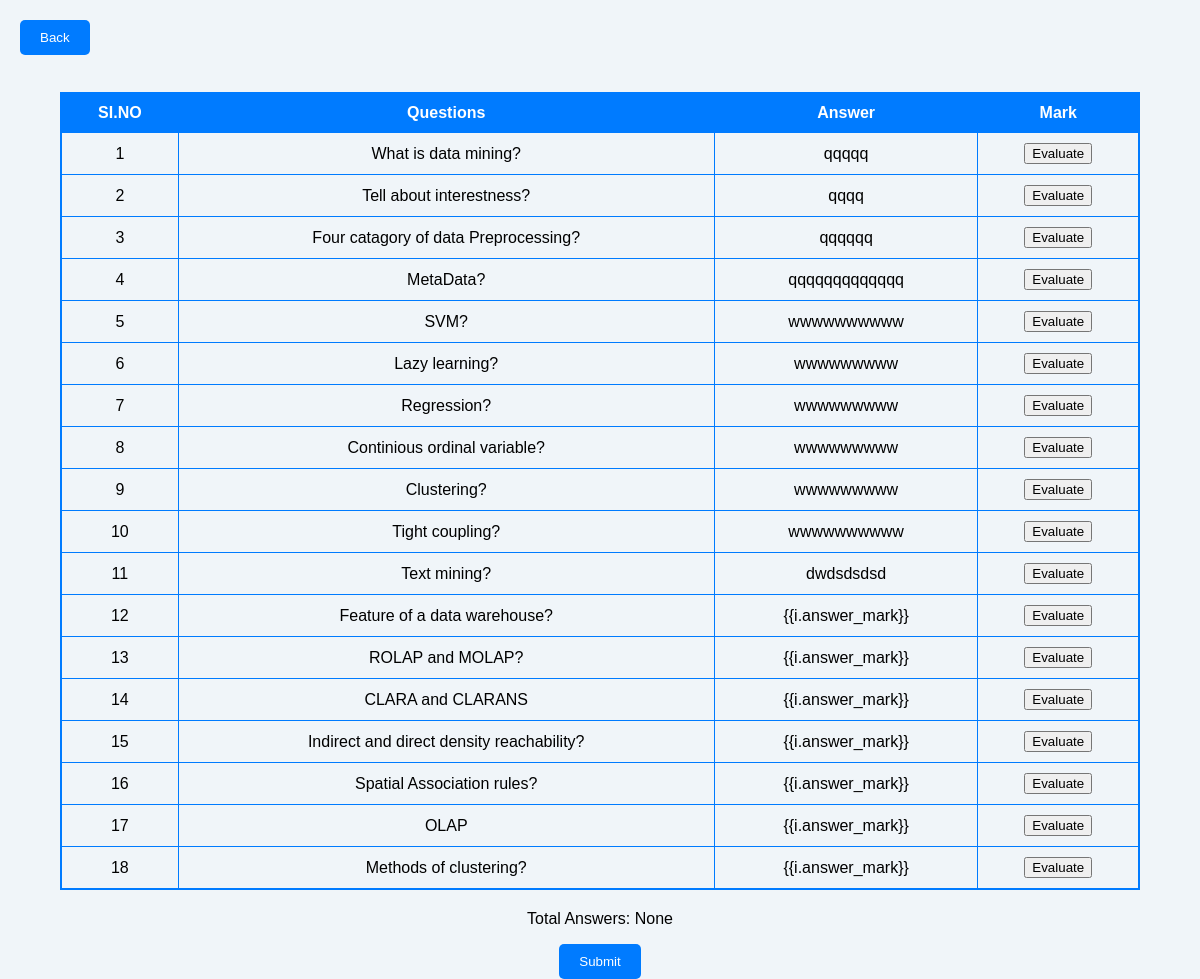
The page /Teacher/Viewanswers/51 on the database its author committed.
### Student/models.py (models this page shows)
class tbl_answer(models.Model):
    answer_content=models.CharField(max_length=500)
    question_id= models.ForeignKey(tbl_questions,on_delete=models.CASCADE)
    exstudent_id = models.ForeignKey(tbl_examstudent,on_delete=models.CASCADE)
    answer_mark=models.IntegerField(null=True)

### Admin/models.py (models this page shows)
class tbl_questions(models.Model):
    question=models.CharField(max_length=50)
    sectiondata=models.ForeignKey(tbl_section, on_delete=models.CASCADE)
    batchdata=models.ForeignKey(tbl_batch, on_delete=models.CASCADE)
    subjectdata=models.ForeignKey(tbl_subject, on_delete=models.CASCADE)
    exam_id=models.ForeignKey(tbl_exam, on_delete=models.CASCADE, null=True)

### Teacher/views.py (the view, shortened to what this page needs)
# urls.py: path('Viewanswers/<int:exid>', views.Viewanswers, name="viewanswers"),
def Viewanswers(request, exid):
    answers = tbl_answer.objects.filter(exstudent_id=exid)
    total_marks = tbl_answer.objects.filter(exstudent_id=exid).aggregate(total_marks=Sum('answer_mark'))['total_marks']
    print(total_marks)
    return render(request, "Teacher/Viewanswers.html", {"exid": exid, "answers": answers ,  "total_answers": total_marks})

### Teacher/Templates/Teacher/Viewanswers.html (shortened to what this page needs)
<!DOCTYPE html>
<html lang="en">
<head>
</head>
<body>
    <button class="back-button" onclick="goBack()">Back</button>
    <br>
    <br>
    <br>
    <br>
    <form action method="post">
        <table>
            <tr>
                <th>SI.NO</th>
                <th>Questions</th>
                <th>Answer</th>
                <th>Mark</th>
            </tr>
            {% for answer in answers %}
            <tr>
                <td>{{ forloop.counter }}</td>
                <td>{{ answer.question_id.question}}</td>
                <td>{{ answer.answer_content }}</td>
                <td>
                    {% if answer.answer_mark == null %}
                    <button type="button" class="evaluate-button" data-answer-id="{{answer.id}}" data-section-mark="{{answer.question_id.sectiondata.section_mark}}">Evaluate</button>
                    {% else %}
                    {{answer.answer_mark}}
                    {% endif %}
                </td>
            </tr>
            {% endfor %}
        </table>
        <p class="total-answers">Total Answers: {{ total_answers }}</p>
        <div class="center-align">
            <input type="submit" name="txt_submit" id="txt_submit" value="Submit" class="submit-button">
        </div>
    </form>
</body>
</html>

### Teacher/Templates/Teacher/Viewanswers.html (style rules this page uses)
body { font-family: Arial, sans-serif; background-color: #f0f5f9; margin: 0; padding: 0; }
table { width: 90%; margin: 20px auto; border-collapse: collapse; border: 2px solid #007bff; }
th, td { border: 1px solid #007bff; padding: 10px; text-align: center; font-size: 16px; }
th { background-color: #007bff; color: #fff; }
.back-button { position: fixed; top: 20px; left: 20px; background-color: #007bff; color: #fff; border: none; padding: 10px 20px; border-radius: 5px; cursor: pointer; z-index: 9999; }
.submit-button { background-color: #007bff; color: #fff; border: none; padding: 10px 20px; border-radius: 5px; cursor: pointer; text-decoration: none; display: inline-block; }
.total-answers { margin-top: 20px; font-size: 16px; text-align: center; }
.center-align { text-align: center; }

### rows shown on the page
tbl_answer: question_id.question "What is data mining?", answer_content "qqqqq"
tbl_answer: question_id.question "Tell about interestness?", answer_content "qqqq"
tbl_answer: question_id.question "Four catagory of data Preprocessing?", answer_content "qqqqqq"
tbl_answer: question_id.question "MetaData?", answer_content "qqqqqqqqqqqqq"
tbl_answer: question_id.question "SVM?", answer_content "wwwwwwwwww"
tbl_answer: question_id.question "Lazy learning?", answer_content "wwwwwwwww"
tbl_answer: question_id.question "Regression?", answer_content "wwwwwwwww"
tbl_answer: question_id.question "Continious ordinal variable?", answer_content "wwwwwwwww"
tbl_answer: question_id.question "Clustering?", answer_content "wwwwwwwww"
tbl_answer: question_id.question "Tight coupling?", answer_content "wwwwwwwwww"
tbl_answer: question_id.question "Text mining?", answer_content "dwdsdsdsd"
tbl_answer: question_id.question "Feature of a data warehouse?", answer_content "{{i.answer_mark}}"
tbl_answer: question_id.question "ROLAP and MOLAP?", answer_content "{{i.answer_mark}}"
tbl_answer: question_id.question "CLARA and CLARANS", answer_content "{{i.answer_mark}}"
tbl_answer: question_id.question "Indirect and direct density reachability?", answer_content "{{i.answer_mark}}"
tbl_answer: question_id.question "Spatial Association rules?", answer_content "{{i.answer_mark}}"
tbl_answer: question_id.question "OLAP", answer_content "{{i.answer_mark}}"
tbl_answer: question_id.question "Methods of clustering?", answer_content "{{i.answer_mark}}"

### other values the page prints
{{ total_answers }} "None"
